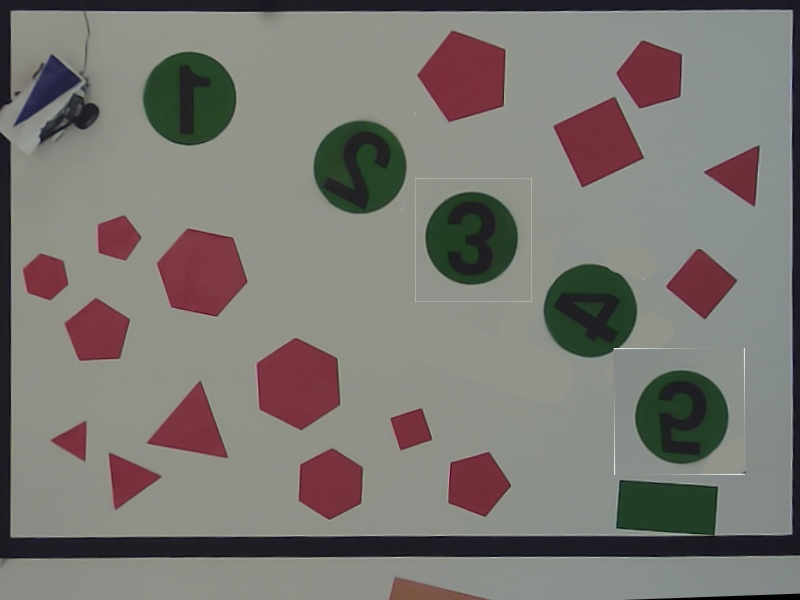
//> input picture src/areana_samples/000 - rotated 2.jpg, 800 x 600 px
$ ./match_template '../areana_samples/000 - rotated 2.jpg'   (built with g++ and OpenCV 4)
//> lines starting //> are read from the running program, lines starting //| are printed output that depends on the picture; after the words box and inside, x2 and y2 are one past the last pixel; in counts of white or black regions, pixels touching at a corner belong together
// match_template.cpp:
// Match templates to recognize digits inside the green circles of the image

#include <opencv2/core.hpp>
#include <opencv2/videoio.hpp>
#include <opencv2/highgui.hpp>
#include <opencv2/opencv.hpp>
#include <iostream>

#include <opencv2/opencv.hpp>

const double MIN_AREA_SIZE = 100;

std::string template_folder = "../src/victim_templates/";


cv::Mat rotateImage (cv::Mat image, int degrees) {
    cv::Point2f src_center(image.cols/2.0F, image.rows/2.0F);
    cv::Mat rot_mat = getRotationMatrix2D(src_center, degrees, 1.0);
    cv::Mat rotated_image;
    warpAffine(image, rotated_image, rot_mat, image.size());
    return rotated_image;
}

void processImage(const std::string &filename) {
//> called with filename = "../areana_samples/000 - rotated 2.jpg"
    // Load image from file
    cv::Mat img = cv::imread(filename.c_str());
//> img is the input picture: 600 rows x 800 cols, CV_8UC3; mean B, G, R 114.5, 119.2, 122.4
    if (img.empty()) {
        throw std::runtime_error("Failed to open the file " + filename);
    }

    // Display original image
    cv::imshow("Original img", img); // Displays the original image in a window named "Original img".
    //waitKey displays the image and pause the execution of the program for specified milliseconds.
    // Otherwise, it won’t display the image. For example, waitKey(0) will display the window infinitely
    // until any keypress (it is suitable for image display). waitKey(25) will display a frame for 25 ms,
    // after which display will be automatically closed. (If you put it in a loop to read videos, it will
    // display the video frame-by-frame)
    cv::waitKey(0);

    // Convert color space from BGR to HSV
    // NOTE: OpenCv color convention for historical reason is BGR and not RGB. Just a convention!
    // cvtColor can convert between several colorspace check at https://docs.opencv.org/master/d8/d01/group__imgproc__color__conversions.html#gga4e0972be5de079fed4e3a10e24ef5ef0a353a4b8db9040165db4dacb5bcefb6ea
    cv::Mat hsv_img;
    cv::cvtColor(img, hsv_img, cv::COLOR_BGR2HSV);
//> hsv_img: 600 rows x 800 cols, CV_8UC3; mean H, S, V 67.1, 36.7, 126.9

    // Find green regions
    cv::Mat green_mask;
    // store a binary image in green_mask where the white pixel are those contained in HSV rage (45,40,40) --> (75,255,255)
    cv::inRange(hsv_img, cv::Scalar(45, 40, 40), cv::Scalar(75, 255, 255), green_mask);
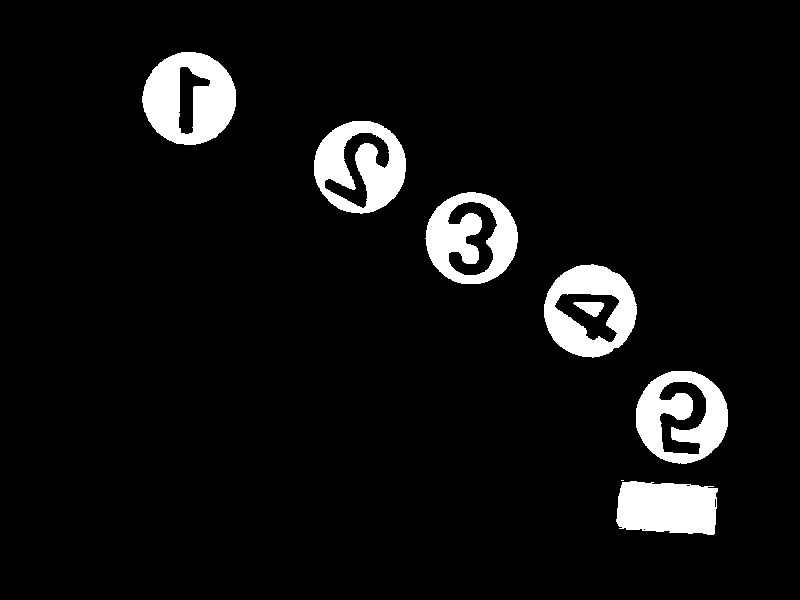
//> green_mask: 600 rows x 800 cols, CV_8UC1; 6.4% white; 8 white regions (1 under 20 px), largest, box (x1, y1, x2, y2) and area: (142, 52, 236, 145) 5819, (314, 121, 406, 214) 5106, (636, 371, 728, 464) 5004

    // Apply some filtering
    // Create the kernel of the filter i.e. a rectanble with dimension 3x3
    cv::Mat kernel = cv::getStructuringElement(cv::MORPH_RECT, cv::Size((1 * 2) + 1, (1 * 2) + 1));
    // Dilate using the generated kernel
    cv::dilate(green_mask, green_mask, kernel);
    // Erode using the generated kernel
    cv::erode(green_mask, green_mask, kernel);
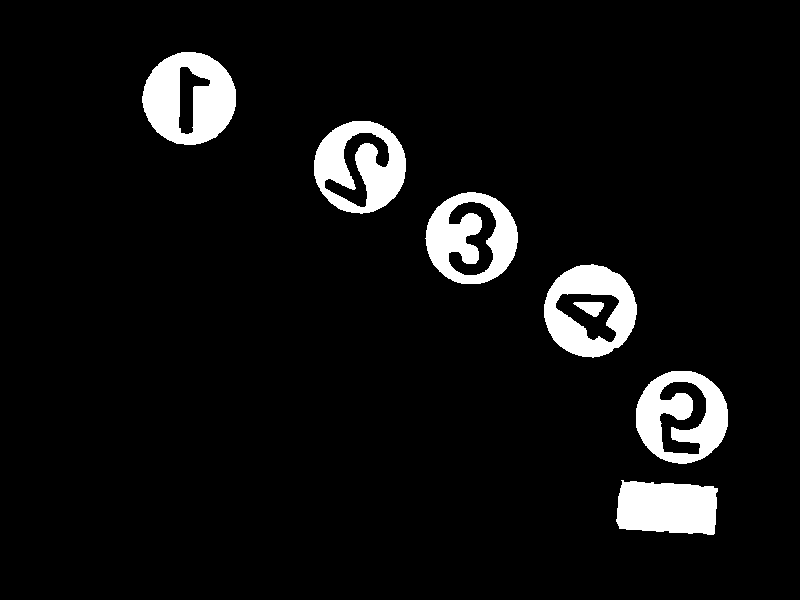
//> green_mask: 600 rows x 800 cols, CV_8UC1; 6.4% white; 7 white regions

    // Display the binary image
    cv::imshow("GREEN_filter", green_mask);
    cv::waitKey(500);    //  wait 500 ms

    // Find contours
    std::vector<std::vector<cv::Point>> contours, contours_approx;

    // Create an image which we can modify not changing the original image!
    cv::Mat contours_img;
    contours_img = img.clone();

    // Finds contours in a binary image.
    cv::findContours(green_mask, contours, cv::RETR_EXTERNAL, cv::CHAIN_APPROX_SIMPLE);
//> contours = 6 contours; box (x1, y1, x2, y2) and area: (142, 52, 236, 145) 6678, (636, 371, 728, 464) 6641, (544, 264, 637, 358) 6601, (314, 121, 406, 214) 6594, (425, 192, 518, 284) 6549, (616, 480, 718, 535) 4592

    // create an array of rectangle (i.e. bounding box containing the green area contour)
    std::vector<cv::Rect> boundRect(contours.size());
    for (int i = 0; i < contours.size(); ++i) {
        double area = cv::contourArea(contours[i]);
        if (area < MIN_AREA_SIZE) continue; // filter too small contours to remove false positives

        std::vector<cv::Point> approx_curve;
        approxPolyDP(contours[i], approx_curve, 10, true);
        if (approx_curve.size() < 6) continue; //fitler out the gate
        contours_approx = {approx_curve};

        // Draw the contours on image with a line color of BGR=(0,170,220) and a width of 3
        drawContours(contours_img, contours_approx, -1, cv::Scalar(0, 170, 220), 3, cv::LINE_AA);

        // find the bounding box of the green blob approx curve
        boundRect[i] = boundingRect(cv::Mat(approx_curve));
    }
//> this loop made 6 passes
//> area on passes 1 to 6: 4592, 6641, 6601, 6549, 6593.5, 6677.5
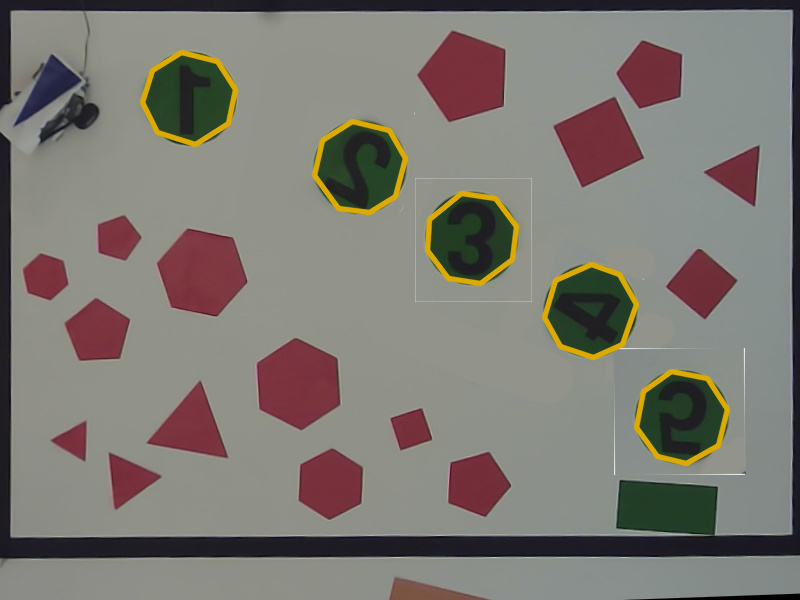
//> contours_img: 600 rows x 800 cols, CV_8UC3; 1.99% of pixels changed, all inside (x1, y1, x2, y2) = (139, 49, 731, 467)


    // Display the image
    cv::imshow("Original", contours_img);
    cv::waitKey(0);

    cv::Mat green_mask_inv;

    // Init a matrix specify its dimension (img.rows, img.cols), default color(255,255,255)
    // and elemet type (CV_8UC3).
    cv::Mat filtered(img.rows, img.cols, CV_8UC3, cv::Scalar(255, 255, 255));

    // generate binary mask with inverted pixels w.r.t. green mask -> black numbers are part of this mask
    cv::bitwise_not(green_mask, green_mask_inv);
//> green_mask_inv: 600 rows x 800 cols, CV_8UC1; 93.6% white; 7 black regions, largest, box (x1, y1, x2, y2) and area: (142, 52, 236, 145) 5820, (314, 121, 406, 214) 5115, (636, 371, 728, 464) 5006

    // Show the inverted mask. The green area should be black here!
    cv::imshow("Numbers", green_mask_inv);
    cv::waitKey(0);

    // Load digits template images
    std::vector<cv::Mat> templROIs;
    for (int i = 1; i <= 5; ++i) {
        for (int j = 0; j < 4; j++) {
            auto num_template = cv::imread(template_folder + std::to_string(i) + ".png");
//> 1.png cannot be read in this run, so this picture is empty
            // mirror the template, we want them to have the same shape of the number that we
            // have in the unwarped ground image
            //cv::flip(num_template, num_template, 1);


            cv::Mat rotatedImage = rotateImage(num_template, j * 90);
//> in rotateImage, `cv::Point2f src_center(image.cols/2.0F, image.rows/2.0F);`: src_center = Point(0, 0)
//> in rotateImage, `cv::Mat rot_mat = getRotationMatrix2D(src_center, degrees, 1.0);`: rot_mat = [[1, 0, 0], [0, 1, 0]]

            // Show the loaded template!
            //cv::imshow("Loaded template " + std::to_string(i), num_template);
            //cv::waitKey(0);

            // Store the template in templROIs (vector of mat)
            templROIs.emplace_back(rotatedImage);
        }
    }
    std::cout << "Using " << std::to_string(templROIs.size()) << " templates" << std::endl;

    green_mask.copyTo(filtered);
    //img.copyTo(filtered, green_mask_inv);   // create copy of image without green shapes


    // create a 3x3 recttangular kernel for img filtering
    kernel = cv::getStructuringElement(cv::MORPH_RECT, cv::Size((2 * 2) + 1, (2 * 2) + 1));

    // For each green blob in the original image containing a digit
    for (int i = 0; i < boundRect.size(); ++i) {
        // Constructor of mat, we pass the original image and the coordinate to copy and we obtain
        // an image pointing to that subimage
        cv::Mat processROI(filtered, boundRect[i]); // extract the ROI containing the digit

        if (processROI.empty()) continue;

        // The size of the number in the Template image should be similar to the dimension
        // of the number in the ROI
        cv::resize(processROI, processROI, cv::Size(200, 200)); // resize the ROI
        cv::threshold(processROI, processROI, 100, 255,
                      0);   // threshold and binarize the image, to suppress some noise

        // Apply some additional smoothing and filtering
        cv::erode(processROI, processROI, kernel);
        cv::GaussianBlur(processROI, processROI, cv::Size(5, 5), 2, 2);
        cv::erode(processROI, processROI, kernel);

        // Show the actual image used for the template matching
        cv::imshow("ROI", processROI);

        // Find the template digit with the best matching
        double maxScore = 0;
        int maxIdx = -1;
        for (int j = 0; j < templROIs.size(); ++j) {
            cv::Mat result;

            // Match the ROI with the templROIs j-th
            cv::matchTemplate(processROI, templROIs[j], result, cv::TM_CCOEFF);
            double score;
            cv::minMaxLoc(result, nullptr, &score);

            // Compare the score with the others, if it is higher save this as the best match!
            if (score > maxScore) {
                maxScore = score;
                maxIdx = j;
            }
        }

        // Display the best fitting number
        int number = (maxIdx / 4) + 1;
        std::cout << "Best fitting template: " << number << std::endl;
        cv::waitKey(0);
    }

}


int main(int argc, char *argv[]) {
    if (argc != 2) {
        std::cout << "Usage: " << argv[0] << " <image>" << std::endl;
        return 0;
    }
//> (the run ends here: the program stops with an error, at `warpAffine(image, rotated_image, rot_mat, image.size());`)
